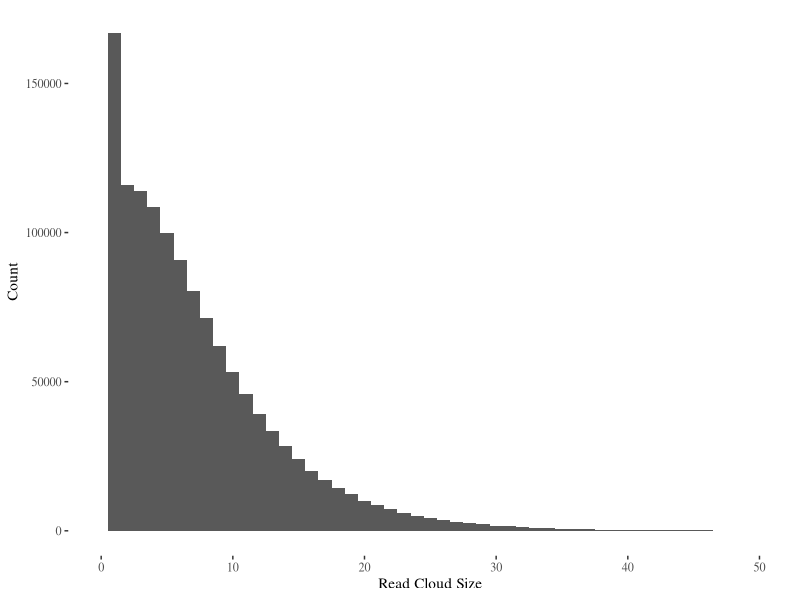

Write R code to recreate this figure.


library(ggplot2)
library(ggthemes)


bc_sizes = read.csv('bc_sizes.csv')
colnames(bc_sizes) = c('size')
bc_sizes = bc_sizes / 2

p = ggplot(bc_sizes, aes(bc_sizes$size)) +
  geom_histogram(binwidth=1) +
  theme_tufte() +
  xlab('Read Cloud Size') +
  ylab('Count') +
  #scale_y_log10() +
  xlim(0, 50)

print(p)